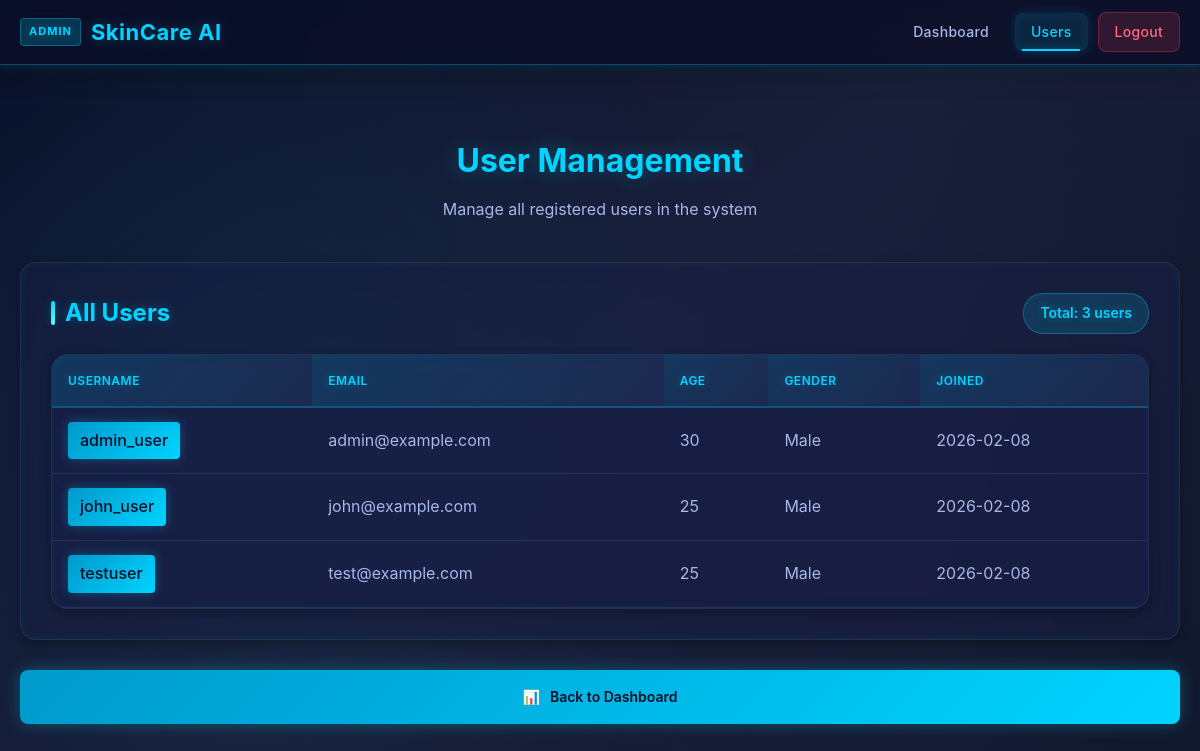
The app's page /admin/users (signed in) with its own data.
### tables this page shows
CREATE TABLE users (
            id INTEGER PRIMARY KEY AUTOINCREMENT,
            email TEXT UNIQUE NOT NULL,
            age INTEGER NOT NULL,
            gender TEXT NOT NULL,
            username TEXT UNIQUE NOT NULL,
            password TEXT NOT NULL,
            is_admin BOOLEAN DEFAULT 0,
            created_at TIMESTAMP DEFAULT CURRENT_TIMESTAMP
        );

### app.py (the view)
@app.route('/admin/users')
def admin_users():
    if 'admin_id' not in session or not session.get('is_admin'):
        return redirect(url_for('login'))
    conn = get_connection()
    cursor = conn.cursor()
    cursor.execute('SELECT id, username, email, age, gender, created_at FROM users ORDER BY created_at DESC')
    users = cursor.fetchall()
    conn.close()
    return render_template('admin_users.html',
                         admin_username=session.get('admin_username'),
                         users=users)

### app.py (called while the page is built)
@app.before_request
def before_request():
    session.permanent = True

### database.py (called while the page is built)
def get_connection():
    conn = sqlite3.connect(DB_FILE)
    conn.row_factory = sqlite3.Row
    return conn

### templates/admin_users.html (shortened to what this page needs)
<!DOCTYPE html>
<html lang="en">
<head>
    <link rel="stylesheet" href="{{ url_for('static', filename='css/style.css') }}">
    <link rel="stylesheet" href="{{ url_for('static', filename='css/admin.css') }}">
</head>
<body>
    <nav class="navbar admin-navbar">
        <div class="nav-container">
            <div class="nav-brand">
                <span class="admin-badge">ADMIN</span> SkinCare AI
            </div>
            <div class="nav-links">
                <a href="/admin/dashboard" class="nav-link">Dashboard</a>
                <a href="/admin/users" class="nav-link active">Users</a>
                <a href="/logout" class="nav-link logout">Logout</a>
            </div>
        </div>
    </nav>
    <div class="container admin-container">
        <div class="page-header">
            <h1>User Management</h1>
            <p>Manage all registered users in the system</p>
        </div>
        <div class="admin-section">
            <div class="section-header">
                <h2>All Users</h2>
                <span class="user-count">Total: {{ users|length }} users</span>
            </div>
            <div class="history-table">
                <table>
                    <thead>
                        <tr>
                            <th>Username</th>
                            <th>Email</th>
                            <th>Age</th>
                            <th>Gender</th>
                            <th>Joined</th>
                        </tr>
                    </thead>
                    <tbody>
                        {% if users %}
                            {% for user in users %}
                            <tr>
                                <td>
                                    <span class="username-badge">{{ user['username'] }}</span>
                                </td>
                                <td>{{ user['email'] }}</td>
                                <td>{{ user['age'] }}</td>
                                <td>{{ user['gender'] }}</td>
                                <td>{{ user['created_at'][:10] }}</td>
                            </tr>
                            {% endfor %}
                        {% else %}
                            <tr>
                                <td colspan="5" style="text-align: center; padding: 30px; color: #999;">No users registered yet</td>
                            </tr>
                        {% endif %}
                    </tbody>
                </table>
            </div>
        </div>
        <div class="quick-actions">
            <a href="/admin/dashboard" class="action-btn">
                <span>📊</span>
                <span>Back to Dashboard</span>
            </a>
        </div>
    </div>
</body>
</html>

### static/css/style.css (style rules this page uses)
* { margin: 0; padding: 0; box-sizing: border-box; }
:root { --bg-dark: #0a0e27; --bg-darker: #050812; --bg-gradient: linear-gradient(135deg, #0a0e27 0%, #1a1f3a 50%, #0f1428 100%); --bg-gradient-alt: linear-gradient(180deg, #1a1f3a 0%, #0f1428 100%); --card-dark: rgba(25, 32, 71, 0.4); --card-dark-solid: #182047; --card-border: rgba(70, 130, 180, 0.2); --accent-blue: #00d4ff; --accent-blue-light: #5dffff; --accent-blue-dark: #0099cc; --glow-blue: rgba(0, 212, 255, 0.3); --glow-blue-strong: rgba(0, 212, 255, 0.6); --text-primary: #e8f0ff; --text-secondary: #a8b8e8; --text-muted: #7a8ab0; --success-color: #00d084; --danger-color: #ff4757; --warning-color: #ffa502; --shadow-sm: 0 4px 12px rgba(0, 0, 0, 0.3); --shadow-md: 0 8px 24px rgba(0, 0, 0, 0.4); --shadow-lg: 0 16px 40px rgba(0, 0, 0, 0.5); --glow-sm: 0 0 12px var(--glow-blue); --glow-md: 0 0 24px var(--glow-blue-strong); --glow-lg: 0 0 40px rgba(0, 212, 255, 0.4); --transition: all 0.3s cubic-bezier(0.4, 0, 0.2, 1); --transition-slow: all 0.4s cubic-bezier(0.4, 0, 0.2, 1); --primary-color: var(--accent-blue); --secondary-color: var(--success-color); --text-color: var(--text-primary); --bg-color: var(--bg-dark); --border-color: var(--card-border); --card-bg: var(--card-dark-solid); --shadow: var(--shadow-sm); }
html, body { width: 100%; height: 100%; }
body { font-family: 'Inter', 'Poppins', 'Segoe UI', system-ui, -apple-system, sans-serif; background: var(--bg-gradient); color: var(--text-primary); line-height: 1.6; overflow-x: hidden; scroll-behavior: smooth; }
body::before { content: ''; position: fixed; top: 0; left: 0; width: 100%; height: 100%; background: radial-gradient(circle at 20% 50%, rgba(0, 212, 255, 0.08) 0%, transparent 50%), radial-gradient(circle at 80% 80%, rgba(70, 130, 180, 0.05) 0%, transparent 50%); pointer-events: none; z-index: 0; }
.container { max-width: 1200px; margin: 0 auto; padding: 40px 20px; position: relative; z-index: 1; }
body { animation: pageLoad 0.6s ease-out; }
.navbar { position: sticky; top: 0; z-index: 200; backdrop-filter: blur(12px); background: rgba(10, 14, 39, 0.7); border-bottom: 1px solid var(--card-border); box-shadow: 0 4px 20px rgba(0, 0, 0, 0.5), var(--glow-sm); padding: 12px 0; animation: slideDown 0.5s ease-out; }
.nav-container { max-width: 1200px; margin: 0 auto; padding: 0 20px; display: flex; justify-content: space-between; align-items: center; }
.nav-brand { font-size: 24px; font-weight: 700; color: var(--accent-blue); letter-spacing: 0.5px; text-shadow: 0 0 20px var(--glow-blue); animation: fadeIn 0.6s ease-out 0.2s both; }
.nav-links { display: flex; gap: 10px; flex-wrap: wrap; align-items: center; }
.nav-link { color: var(--text-secondary); text-decoration: none; padding: 8px 16px; border-radius: 8px; transition: var(--transition); position: relative; font-size: 14px; font-weight: 500; letter-spacing: 0.3px; }
.nav-link::after { content: ''; position: absolute; bottom: 0; left: 50%; width: 0; height: 2px; background: var(--accent-blue); box-shadow: 0 0 10px var(--glow-blue); transition: var(--transition); transform: translateX(-50%); }
.nav-link:hover::after, .nav-link.active::after { width: 80%; }
.nav-link.active { color: var(--accent-blue); background: rgba(0, 212, 255, 0.1); box-shadow: inset 0 0 12px rgba(0, 212, 255, 0.1), 0 0 12px rgba(0, 212, 255, 0.15); }
.nav-link.logout { background: rgba(255, 71, 87, 0.15); color: #ff6b7f; border: 1px solid rgba(255, 71, 87, 0.3); }
.history-table { overflow-x: auto; background: var(--card-dark); border: 1px solid var(--card-border); border-radius: 16px; box-shadow: var(--shadow-sm), inset 0 0 12px rgba(0, 212, 255, 0.05); animation: fadeInUp 0.7s ease-out 0.2s both; backdrop-filter: blur(8px); }
table { width: 100%; border-collapse: collapse; }
th { background: linear-gradient(135deg, rgba(0, 212, 255, 0.15), rgba(70, 130, 180, 0.1)); color: var(--accent-blue); padding: 16px; text-align: left; font-weight: 600; border-bottom: 2px solid var(--glow-blue); text-transform: uppercase; font-size: 12px; letter-spacing: 0.5px; text-shadow: 0 0 8px var(--glow-blue); position: sticky; top: 0; }
td { padding: 14px 16px; border-bottom: 1px solid var(--card-border); color: var(--text-secondary); transition: var(--transition); }
tr { animation: fadeIn 0.4s ease-out; }
tr:nth-child(2) { animation-delay: 0.05s; }
tr:nth-child(3) { animation-delay: 0.1s; }

### records on screen
users: username "admin_user", email "admin@example.com", age "30", gender "Male", created_at "2026-02-08"
users: username "john_user", email "john@example.com", age "25", gender "Male", created_at "2026-02-08"
users: username "testuser", email "test@example.com", age "25", gender "Male", created_at "2026-02-08"

### other values on screen
{{ users|length }} "3"
